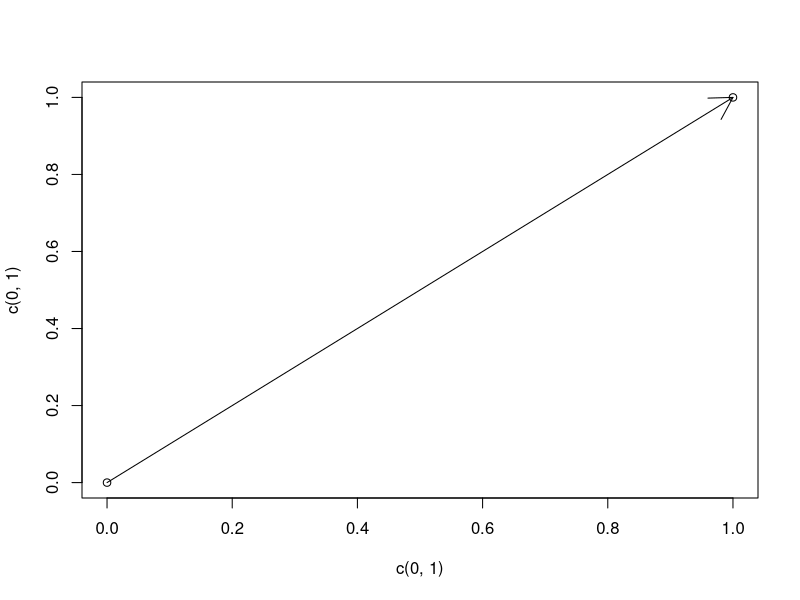

Source code (R):
## ---- chunk 1
knitr::opts_chunk$set(echo = FALSE)
## ---- chunk 2
plot(c(0,1),c(0,1))
arrows(0,0,1,1)
